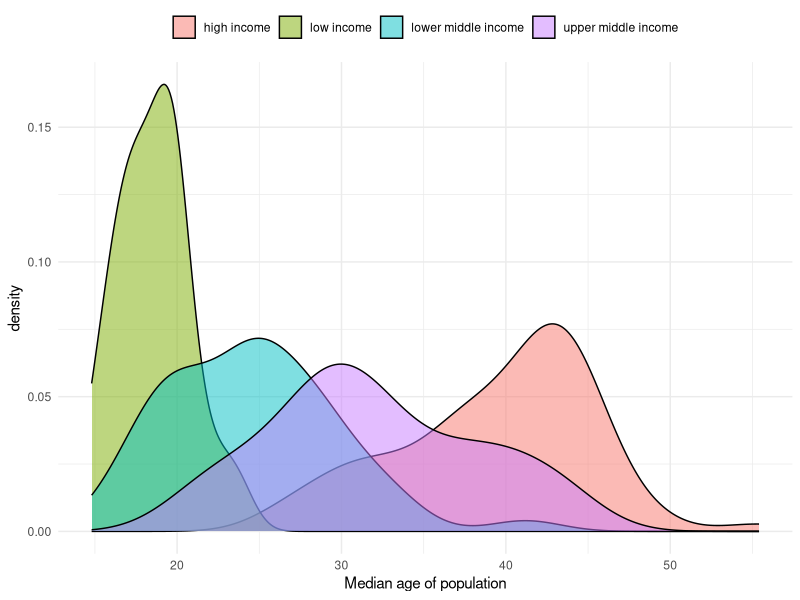
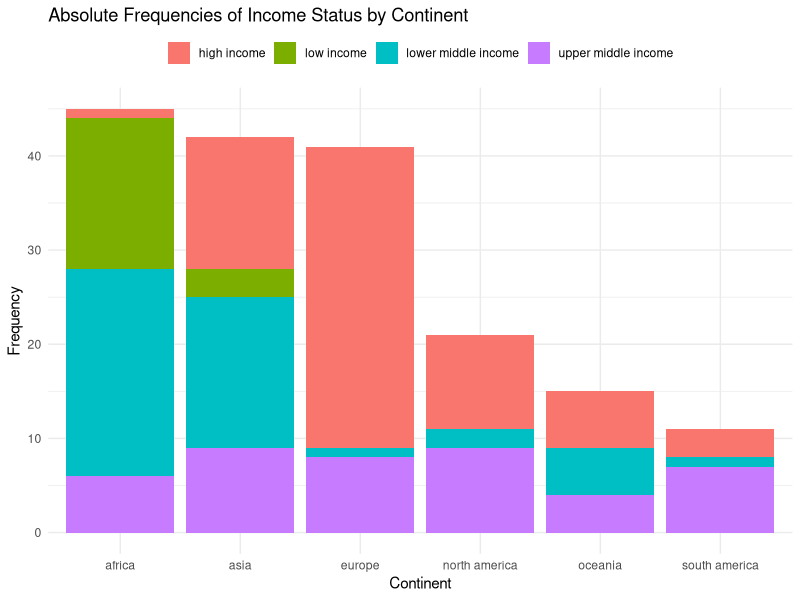
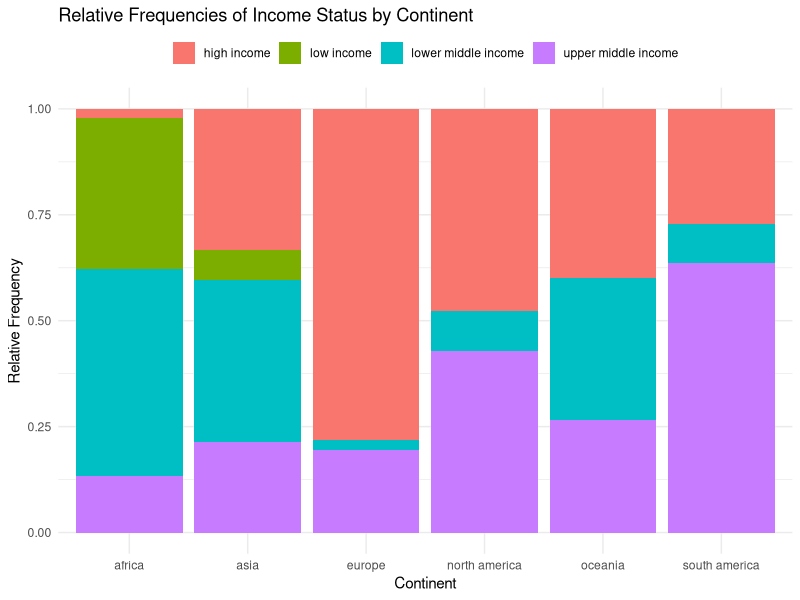
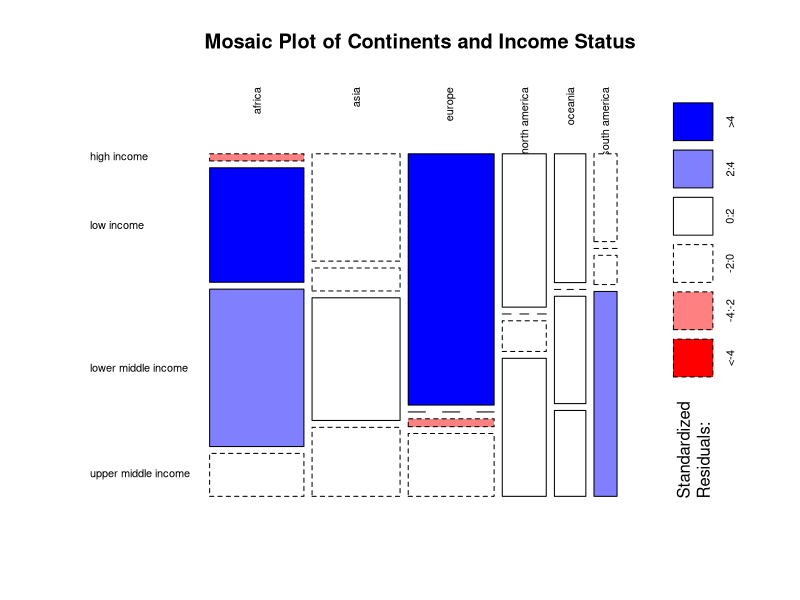
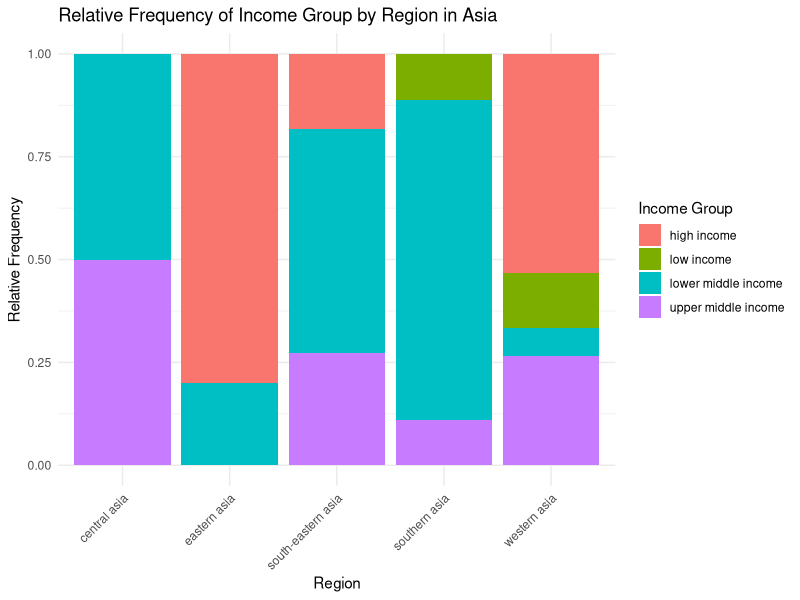
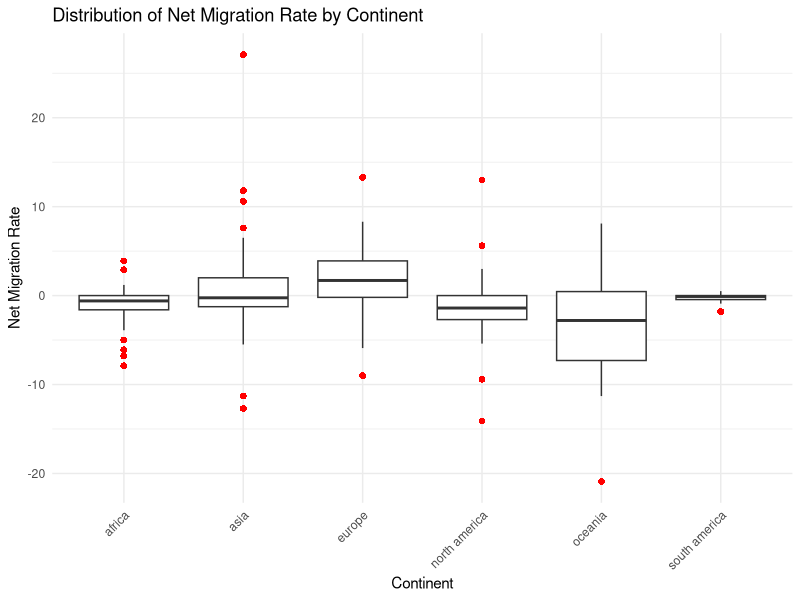
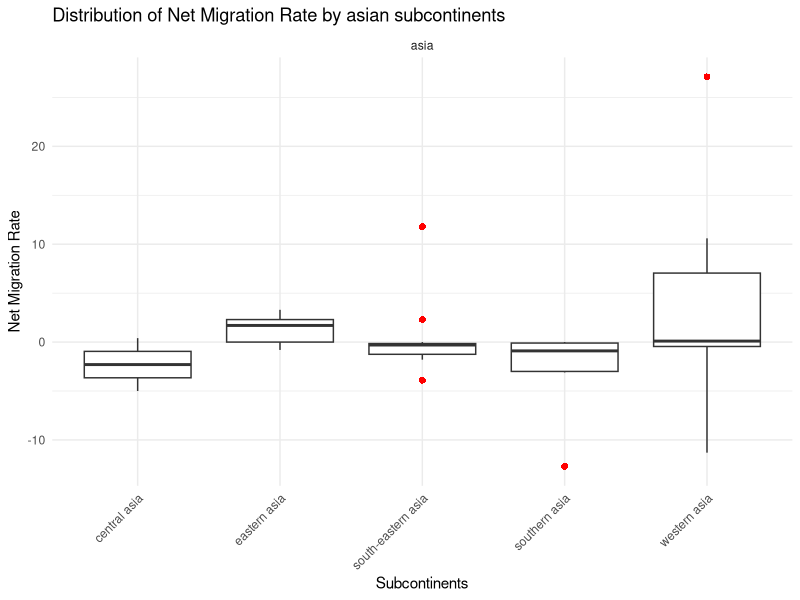
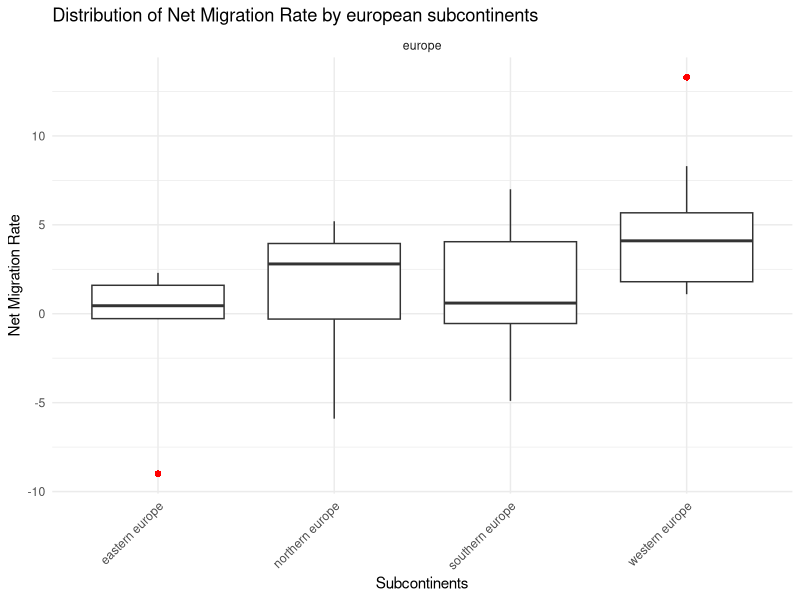

The R source for these figures, in order: (Note: this script raises an error after producing the figures.)
## ---- chunk 1
knitr::opts_chunk$set(echo = TRUE)

library(tidyverse)
library(ggplot2)
## ---- chunk 2
df <- read.csv('./final_dataset.csv')
nrow(df) # Result is 175
# Eliminate missing values in the income status variable
df <- df[!is.na(df$income_group), ]
nrow(df) # Result is the same 175, since we removed all rows consisting of at least one NA already in task 2
str(df)
## ---- chunk 3
plot <- ggplot(df, aes(x = median_age, fill = income_group) ) + 
  geom_density(alpha = 0.5, color = "black") + 
labs(x = "Median age of population") +
  theme_minimal()+
  theme(legend.position = "top",
        legend.title = element_blank()) 

plot
## ---- chunk 4
# Aggregate data to get frequencies
df_agg <- df %>%
  count(continent, income_group)

ggplot(df_agg, aes(x = continent, y = n, fill = income_group)) +
  geom_bar(stat = "identity") +
  labs(title = "Absolute Frequencies of Income Status by Continent",
       x = "Continent", y = "Frequency") +
  theme_minimal()+
  theme(legend.position = "top",
        legend.title = element_blank())

## ---- chunk 5
# Calculate relative frequencies
df_relative <- df_agg %>%
  group_by(continent) %>%
  mutate(relative_frequency = n / sum(n))

ggplot(df_relative, aes(x = continent, y = relative_frequency, fill = income_group)) +
  geom_bar(stat = "identity") +
  labs(title = "Relative Frequencies of Income Status by Continent",
       x = "Continent", y = "Relative Frequency") +
  theme_minimal()+
  theme(legend.position = "top",
        legend.title = element_blank())


## ---- chunk 6
# Create a contingency table
contingency_table <- table(df$continent, df$income_group)

# Mosaic plot
mosaicplot(contingency_table, main = "Mosaic Plot of Continents and Income Status", shade = TRUE, color = TRUE, las=2)
## ---- chunk 7
# Filter the dataset for Asian countries
asia_subset <- subset(df, continent == "asia")

# Calculate relative frequencies
asia_data_rel <- asia_subset %>%
  group_by(region, income_group) %>%
  summarise(count = n()) %>%
  mutate(freq = count / sum(count))

# Create a bar plot of income group distribution by region
ggplot(asia_data_rel, aes(x = region, y = freq, fill = income_group)) +
  geom_bar(stat = "identity") +
  labs(title = "Relative Frequency of Income Group by Region in Asia",
       x = "Region",
       y = "Relative Frequency",
       fill = "Income Group") +
  theme_minimal() +
  theme(axis.text.x = element_text(angle = 45, hjust = 1))

## ---- chunk 8
ggplot(df, aes(x = continent, y = net_migration_rate)) +
  geom_boxplot(outlier.color = "red", outlier.shape = 16, outlier.size = 2) +
  labs(title = "Distribution of Net Migration Rate by Continent",
       x = "Continent",
       y = "Net Migration Rate") +
  theme_minimal() +
  theme(axis.text.x = element_text(angle = 45, hjust = 1))
## ---- chunk 9
# Identify the largest negative and positive outliers in Asia
asia_data <- df %>% filter(continent == "asia")

largest_negative_outlier <- asia_data %>% filter(net_migration_rate == min(net_migration_rate))
largest_positive_outlier <- asia_data %>% filter(net_migration_rate == max(net_migration_rate))

largest_negative_outlier
largest_positive_outlier
## ---- chunk 10
ggplot(asia_subset, aes(x = region, y = net_migration_rate)) +
  geom_boxplot(outlier.color = "red", outlier.shape = 16, outlier.size = 2) +
  facet_grid(. ~ continent, scales = "free_x") +
  labs(title = "Distribution of Net Migration Rate by asian subcontinents",
       x = "Subcontinents",
       y = "Net Migration Rate") +
  theme_minimal() +
  theme(axis.text.x = element_text(angle = 45, hjust = 1))
## ---- chunk 11
europe_subset <- subset(df, continent== 'europe')

ggplot(europe_subset, aes(x = region, y = net_migration_rate)) +
  geom_boxplot(outlier.color = "red", outlier.shape = 16, outlier.size = 2) +
  facet_grid(. ~ continent, scales = "free_x") +
  labs(title = "Distribution of Net Migration Rate by european subcontinents",
       x = "Subcontinents",
       y = "Net Migration Rate") +
  theme_minimal() +
  theme(axis.text.x = element_text(angle = 45, hjust = 1))
## ---- chunk 12
africa_subset <- subset(df, continent== 'africa')

ggplot(africa_subset, aes(x = region, y = net_migration_rate)) +
  geom_boxplot(outlier.color = "red", outlier.shape = 16, outlier.size = 2) +
  facet_grid(. ~ continent, scales = "free_x") +
  labs(title = "Distribution of Net Migration Rate by african subcontinents",
       x = "Subcontinents",
       y = "Net Migration Rate") +
  theme_minimal() +
  theme(axis.text.x = element_text(angle = 45, hjust = 1))
## ---- chunk 13
nrow(df) # Result is 175
# Eliminate missing values in the income status variable
df <- df[!is.na(df$income_group), ]

df$subcontinent <- df$region
df$region<-NULL


nrow(df) # Result is the same 175, since we removed all rows consisting of at least one NA already in task 2
str(df)
head(df)

## ---- chunk 14
library(forcats)

# Task f: Median net migration rate per subcontinent
median_migration <- df %>%
  group_by(subcontinent, continent) %>%
  summarize(median_net_migration_rate = median(net_migration_rate, na.rm = TRUE))

ggplot(median_migration, aes(x = median_net_migration_rate, y = fct_reorder(subcontinent, median_net_migration_rate), color = continent)) +
  geom_point() +
  labs(x = "Median Net Migration Rate", y = "Subcontinent") +
  theme_minimal()

## ---- chunk 15

# Task g: Median youth unemployment rate per subcontinent
median_unemployment <- df %>%
  group_by(subcontinent, continent) %>%
  summarize(median_youth_unemployment_rate = median(youth_unemployment_rate, na.rm = TRUE))

ggplot(median_unemployment, aes(x = median_youth_unemployment_rate, y = fct_reorder(subcontinent, median_youth_unemployment_rate), fill = continent)) +
  geom_bar(stat = "identity", alpha = 0.7) +
  labs(x = "Median Youth Unemployment Rate", y = "Subcontinent") +
  theme_bw()


## ---- chunk 16

# Task h: Median youth unemployment rate per subcontinent – with error bars
unemployment_stats <- df %>%
  group_by(subcontinent, continent) %>%
  summarize(median_youth_unemployment_rate = median(youth_unemployment_rate, na.rm = TRUE),
            Q1 = quantile(youth_unemployment_rate, 0.25, na.rm = TRUE),
            Q3 = quantile(youth_unemployment_rate, 0.75, na.rm = TRUE))

ggplot(unemployment_stats, aes(x = median_youth_unemployment_rate, y = fct_reorder(subcontinent, median_youth_unemployment_rate), fill = continent)) +
  geom_bar(stat = "identity", alpha = 0.7) +
  geom_errorbar(aes(xmin = Q1, xmax = Q3), width = 0.2) +
  labs(x = "Median Youth Unemployment Rate", y = "Subcontinent") +
  theme_bw()

## ---- chunk 17

# Task i: Relationship between median age and net migration rate
ggplot(df, aes(x = median_age, y = net_migration_rate, color = income_group)) +
  geom_point() +
  geom_smooth(method = "lm") +
  labs(x = "Median Age", y = "Net Migration Rate") +
  theme_minimal()


## ---- chunk 18

# Task j: Relationship between youth unemployment and net migration rate
ggplot(df, aes(x = youth_unemployment_rate, y = net_migration_rate, color = income_group)) +
  geom_point() +
  geom_smooth(method = "lm") +
  labs(x = "Youth Unemployment Rate", y = "Net Migration Rate") +
  theme_minimal()

